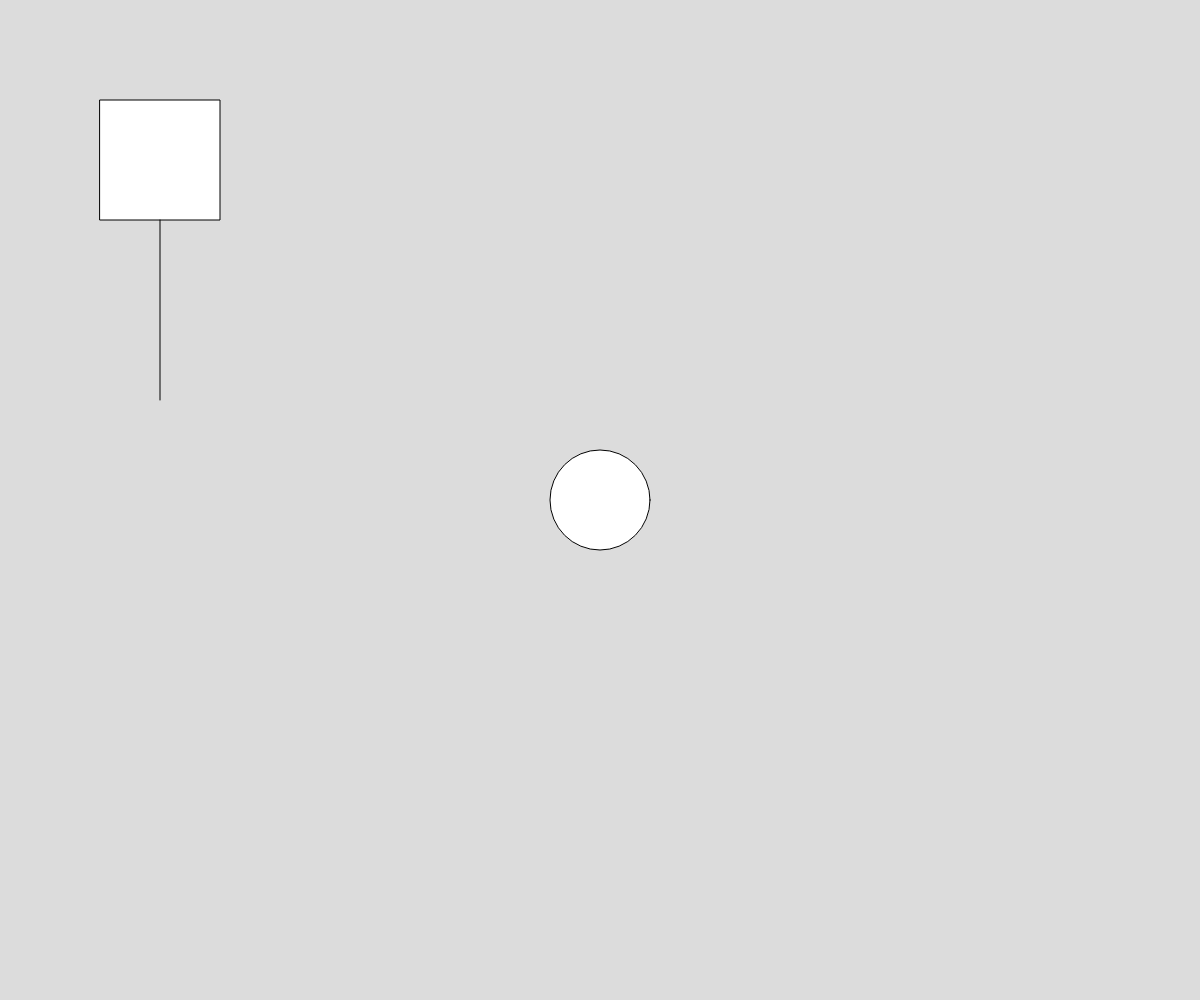
Frame 1 (no input)
Frame 60 (no input): identical to frame 1, image omitted
Frame 120 (the mouse pressed at the canvas centre since frame 60): identical to frame 1, image omitted

The p5.js sketch that drew this single still picture (run headless with seeded random() and noise() and a simulated clock; from frame 60 on, the mouse is pressed at the canvas centre):

// p5.js sketch
// ── sketch.js
// Project Title
// Your Name
// Date
//
// Extra for Experts:
// - describe what you did to take this project "above and beyond"


function setup() {
  createCanvas(windowWidth, windowHeight);
}

function draw() {
  background(220);
  circle(width/2, height/2, 100,);
  square(100,100,120);
  line(160,220,160,400)
  line()

}
